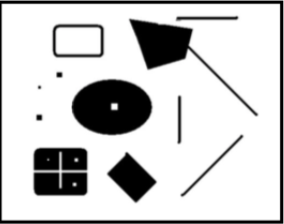
#> input picture PycharmProjects/CS131/Homeworks/homework3/test.png, 284 x 224 px
$ python -i panorama.py   (imports and definitions only)
#> lines starting #> are read from the running program, lines starting #| are printed output that depends on the picture
import numpy as np
from skimage import filters
from skimage.util.shape import view_as_blocks
from scipy.spatial.distance import cdist
from scipy.ndimage.filters import convolve

from Homeworks.homework3.utils import pad, unpad

def harris_corners(img, window_size=3, k=0.04):
    """
    Compute Harris corner response map. Follow the math equation
    R=Det(M)-k(Trace(M)^2).
    Hint:
        You may use the function scipy.ndimage.filters.convolve,
        which is already imported above

    Args:
        img: Grayscale image of shape (H, W)
        window_size: size of the window function
        k: sensitivity parameter,usually between [0.04,0.06]
    Returns:
        response: Harris response image of shape (H, W)
    """
#> called with window_size = 3, k = 0.04

    H, W = img.shape
#> H = 224; W = 284
    window = np.ones((window_size, window_size))

    response = np.zeros((H, W))

    dx = filters.sobel_v(img)   #使用核为[[1,0,-1],[2,0,-2],[1,0,-1]]滤波
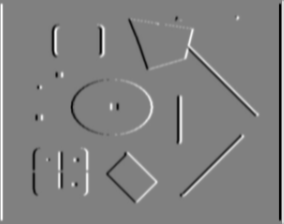
#> dx: shape (224, 284) float64; min -0.914, max 0.902, mean 0.00468; drawn with min black and max white
    dy = filters.sobel_h(img)   #使用核为[[1,2,1],[0,0,0],[-1,-2,-1]]滤波
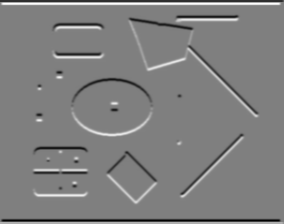
#> dy: shape (224, 284) float64; min -0.906, max 0.906, mean -0.00206; drawn with min black and max white

    ### YOUR CODE HERE
    A = convolve(dx ** 2, window)
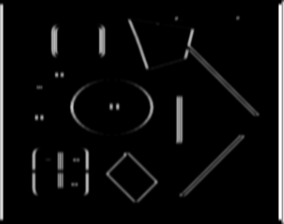
#> A: shape (224, 284) float64; min 0, max 4.62, mean 0.221; drawn with min black and max white
    B = convolve(dx * dy, window)
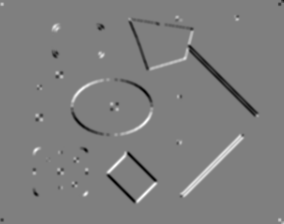
#> B: shape (224, 284) float64; min -1.73, max 1.73, mean -0.0042; drawn with min black and max white
    C = convolve(dy ** 2, window)
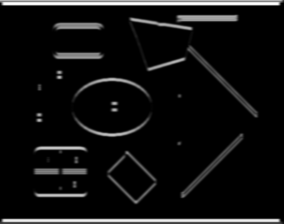
#> C: shape (224, 284) float64; min 0, max 4.23, mean 0.277; drawn with min black and max white
    for i in range(H):
        for j in range(W):
            M = np.array([[A[i, j], B[i, j]], [B[i, j], C[i, j]]])
            response[i, j] = np.linalg.det(M) - k * np.trace(M) ** 2
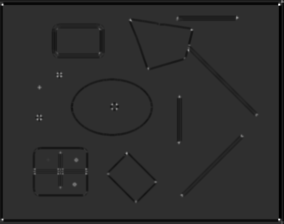
#> response: shape (224, 284) float64; min -0.853, max 3.71, mean -0.0491; drawn with min black and max white
    ### END YOUR CODE
    return response

# [216 lines left out: functions simple_descriptor, describe_keypoints, match_descriptors, fit_affine_matrix, ransac, hog_descriptor, not called in this run]

>>> import cv2
>>> picture = cv2.imread('test.png', cv2.IMREAD_GRAYSCALE)
>>> result = harris_corners(picture)
